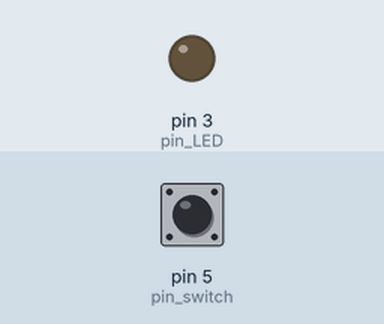
Bench run of a sketch on a simulated Arduino Uno, built with avr-gcc and run on an emulated ATmega328P. On the bench: output pins drawn as LEDs (lit = HIGH). Dashed ring = blinking. Inputs (shaded band) come from the test bench; at power-on: pin 5 (pin_switch) LOW.

Above: at 1.2 s.
1.3 s: pin 5 (pin_switch) pulled HIGH for 0.15 s
At 1.55 s:
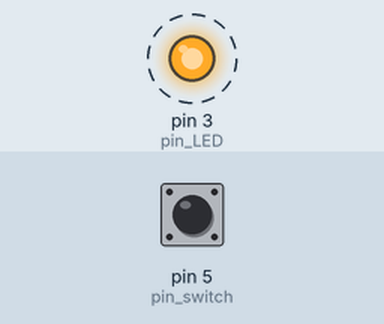
4.3 s: pin 5 (pin_switch) pulled HIGH for 1 s
At 4.3 s:
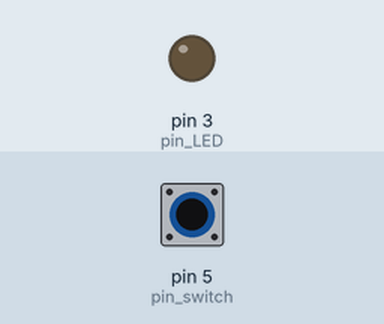
6.8 s: pin 5 (pin_switch) pulled HIGH for 3.2 s
At 7.05 s:
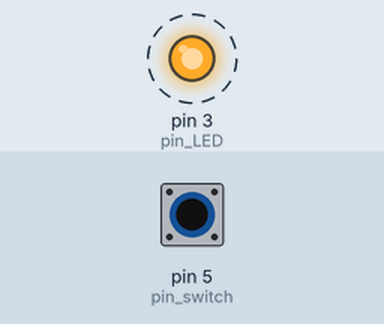
Timing chart, 0 to 17.5 s (numbered marks = the images above; inputs shaded):
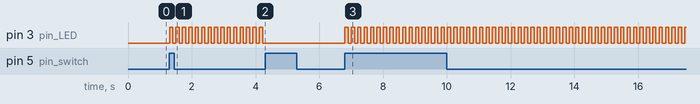

Measured:
- after the input at 1.3 s, pin 3 (pin_LED): alternates HIGH for 0.10 s and LOW for 0.10 s, starting at once
- after the input at 4.3 s, pin 3 (pin_LED): stops changing and stays LOW
- after the input at 6.8 s, pin 3 (pin_LED): alternates HIGH for 0.10 s and LOW for 0.10 s, starting at once

The sketch:

pushButttonStartStopLoop.ino
```cpp
//  Sketch: SwitchingThings_05a
//
//  An  example of using a button switch as a toggle switch to turn a blinking LED on or off
//  now using functions
//
//  Pins
//  D10 to resister and LED
//  D2 to push button switch
//

// Define the pins being used
int pin_LED = 3;
int pin_switch = 5;


// variables to hold the new and old switch states
boolean oldSwitchState = LOW;

// variables to hold the times
unsigned long timeNow = 0;
unsigned long timePrev = 0;
unsigned int timeWait = 100;

// variables used to control the LED
boolean flashingLEDisON = false;
boolean LEDstatus = LOW;
boolean keyPressed = false;


void setup()
{
    Serial.begin(9600);

    pinMode(pin_LED, OUTPUT);
    digitalWrite(pin_LED,LOW);

    pinMode(pin_switch, INPUT);
}

void loop()
{
    keyPressed = checkButtonSwitch();
    if ( keyPressed )
    {
        keyPressed = false;
        startAndStop();
    }
    if ( flashingLEDisON == true )  { blinkTheLED();   }
}


boolean checkButtonSwitch()
{
    boolean key = false;

    boolean newSwitchState1 = digitalRead(pin_switch);      delay(1);
    boolean newSwitchState2 = digitalRead(pin_switch);      delay(1);
    boolean newSwitchState3 = digitalRead(pin_switch);

    if (  (newSwitchState1==newSwitchState2) && (newSwitchState1==newSwitchState3) )
    {
        if ( newSwitchState1 != oldSwitchState )
        {
            if ( newSwitchState1 == HIGH ) { key = true; } else { key =  false; }
            oldSwitchState = newSwitchState1;
        }
    }
    return key;
}

void startAndStop( )
{
     // turn on or turn off the blinking LED
     if ( flashingLEDisON == false)
     {
         flashingLEDisON = true;
     }
     else
     {
         flashingLEDisON = false;
         // the LED may be on so we turn it off just is case
         LEDstatus = LOW;
         digitalWrite(pin_LED, LEDstatus);
     }
}


void blinkTheLED()
{
    timeNow = millis();
    if (timeNow-timePrev >= timeWait )
    {
          timePrev = timeNow;
          if (LEDstatus == LOW) { LEDstatus = HIGH; } else { LEDstatus = LOW; }
          digitalWrite(pin_LED, LEDstatus);
    }
}
```
